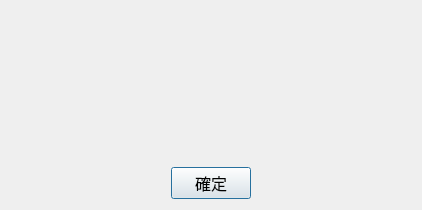
<?xml version="1.0" encoding="UTF-8"?>
<ui version="4.0">
 <class>Dialog</class>
 <widget class="QDialog" name="Dialog">
  <property name="geometry">
   <rect>
    <x>0</x>
    <y>0</y>
    <width>422</width>
    <height>210</height>
   </rect>
  </property>
  <property name="font">
   <font>
    <family>AcadEref</family>
    <pointsize>12</pointsize>
   </font>
  </property>
  <property name="windowTitle">
   <string>Dialog</string>
  </property>
  <layout class="QVBoxLayout" name="verticalLayout_2">
   <item>
    <layout class="QVBoxLayout" name="verticalLayout">
     <item>
      <widget class="QLabel" name="lb_show_error">
       <property name="font">
        <font>
         <family>微軟正黑體</family>
         <pointsize>12</pointsize>
        </font>
       </property>
       <property name="text">
        <string/>
       </property>
       <property name="alignment">
        <set>Qt::AlignCenter</set>
       </property>
      </widget>
     </item>
     <item>
      <layout class="QHBoxLayout" name="horizontalLayout">
       <item>
        <spacer name="horizontalSpacer">
         <property name="orientation">
          <enum>Qt::Horizontal</enum>
         </property>
         <property name="sizeHint" stdset="0">
          <size>
           <width>40</width>
           <height>20</height>
          </size>
         </property>
        </spacer>
       </item>
       <item>
        <widget class="QPushButton" name="btn_check">
         <property name="text">
          <string>確定</string>
         </property>
        </widget>
       </item>
       <item>
        <spacer name="horizontalSpacer_2">
         <property name="orientation">
          <enum>Qt::Horizontal</enum>
         </property>
         <property name="sizeHint" stdset="0">
          <size>
           <width>40</width>
           <height>20</height>
          </size>
         </property>
        </spacer>
       </item>
      </layout>
     </item>
    </layout>
   </item>
  </layout>
 </widget>
 <resources/>
 <connections/>
</ui>
